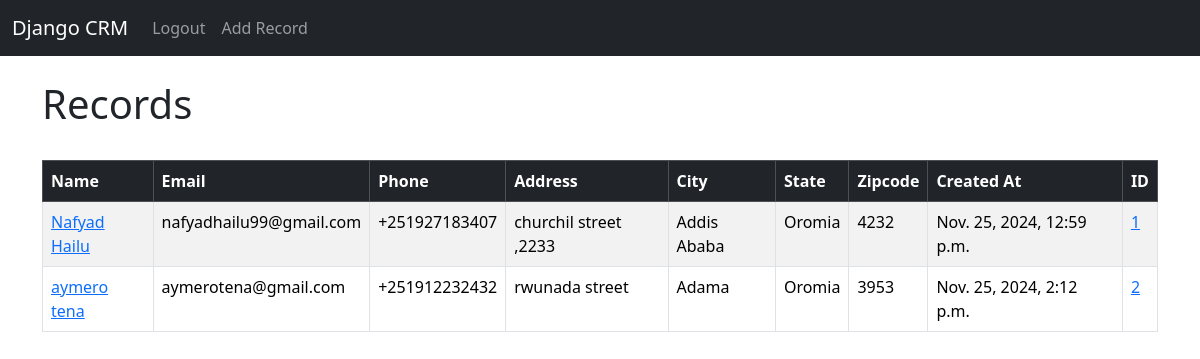
Page / (signed in) on the earlier database version.
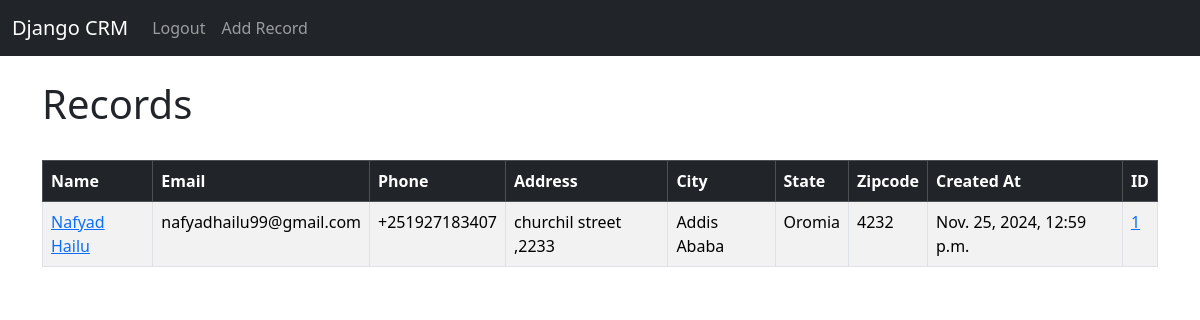
Same page on the later database version.
### website/models.py (models this page shows, shortened)
class Record(models.Model):
	created_at = models.DateTimeField(auto_now_add=True)
	first_name = models.CharField(max_length=50)
	last_name =  models.CharField(max_length=50)
	email =  models.CharField(max_length=100)
	phone = models.CharField(max_length=15)
	address =  models.CharField(max_length=100)
	city =  models.CharField(max_length=50)
	state =  models.CharField(max_length=50)
	zipcode =  models.CharField(max_length=20)

### website/views.py (the view)
# urls.py: 2. Add a URL to urlpatterns:  path('', views.home, name='home')
def home(request):
    records=Record.objects.all()
    if request.method == "POST":
        username = request.POST['username']
        password = request.POST['password']
        user = authenticate(request, username=username, password=password)
        if user is not None:
            login(request, user)
            messages.success(request, "You have successfully logged in")
            return redirect('home')
        else:
            messages.error(request, "Invalid username or password")
    else:
        return render(request,'home.html',{'records':records})

### website/templates/home.html (shortened to what this page needs)
{%extends 'base.html'%}
{% block content %}
    {%if user.is_authenticated %}
        <h1>Records</h1>
        <br>
        <table class="table table-striped table-hover table-bordered ">
            <thead class="table-dark">
                <tr>
                    <th scope="col">Name</th>
                    <th scope="col">Email</th>
                    <th scope="col">Phone</th>
                    <th scope="col">Address</th>
                    <th scope="col">City</th>
                    <th scope="col">State</th>
                    <th scope="col">Zipcode</th>
                    <th scope="col">Created At</th>
                    <th scope="col">ID</th>
                </tr>
            </thead>
            <tbody>
                {% if records %}
                {% for record in records%}
                <tr>
                    <td>
                        <a href="{% url 'record' record.id%}">
                        {{record.first_name}}
                        {{record.last_name}}
                        </a>
                    </td>
                    <td>
                            {{record.email}}
                    </td>
                    <td>
                        {{record.phone}}
                    </td>
                    <td>
                        {{record.address}}
                    </td>
                    <td>
                        {{record.city}}
                    </td>
                    <td>
                        {{record.state}}
                    </td>
                    <td>
                        {{record.zipcode}}
                    </td>
                    <td>
                        {{record.created_at}}
                    </td>
                    <td>
                        <a href="{% url 'record' record.id%}">{{record.id}}</a>
                    </td>
                </tr>
                {%endfor%}
                {%endif%}
            </tbody>
        </table>
{%endif%}
{% endblock  %}

Differences in the rows shown:
removed Record: first_name "aymero", last_name "tena", email "aymerotena@gmail.com", phone "+251912232432", address "rwunada street", city "Adama", state "Oromia", zipcode "3953", created_at "Nov. 25, 2024, 2:12 p.m.", id "2"
